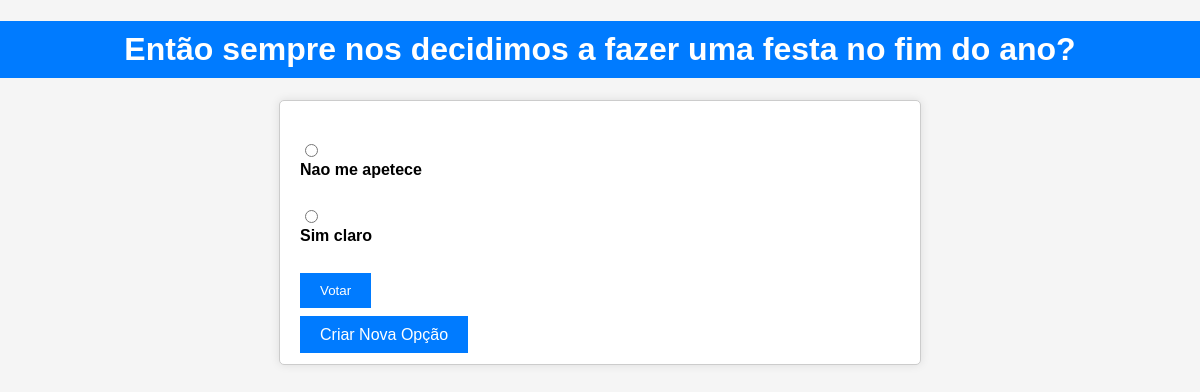
Page /votacao/1 on the committed database.
### votacao/models.py (models this page shows, shortened)
class Questao(models.Model):
    questao_texto = models.CharField(max_length=200)
    pub_data = models.DateTimeField('data de publicacao')

class Opcao(models.Model):
    questao = models.ForeignKey(Questao, on_delete=models.CASCADE)
    opcao_texto = models.CharField(max_length=200)
    votos = models.IntegerField(default=0)

### votacao/views.py (the view)
# urls.py: path('<int:questao_id>', views.detalhe, name='detalhe'),
def detalhe(request, questao_id):
    questao = get_object_or_404(Questao, pk=questao_id)
    return render(request, 'votacao/detalhe.html', {'questao': questao})

### votacao/templates/votacao/detalhe.html (shortened to what this page needs)
<!DOCTYPE html>
{% load static %}
<html lang="en">
<head>
    <link rel="stylesheet" type="text/css" href="{% static 'votacao/detalhe_styles.css' %}">
</head>
<body>
    <h1>{{ questao.questao_texto }}</h1>
    <div class="container">
        <form action="{% url 'votacao:voto' questao.id %}" method="post">
            {% for opcao in questao.opcao_set.all %}
                <input type="radio" name="opcao" id="opcao{{ forloop.counter }}" value="{{ opcao.id }}" />
                <label for="opcao{{ forloop.counter }}">{{ opcao.opcao_texto }}</label><br />
            {% endfor %}
            <input type="submit" value="Votar" />
        </form>
        <br>
        <a href="{% url 'votacao:criaropcao' questao_id=questao.id %}" class="create-button"> Criar Nova Opção</a>
    </div>
</body>
</html>

### votacao/static/votacao/detalhe_styles.css (style rules this page uses)
body { font-family: Arial, sans-serif; background-color: #f5f5f5; margin: 0; padding: 0; }
h1 { background-color: #007bff; color: #fff; padding: 10px; text-align: center; }
.container { max-width: 600px; margin: 20px auto; padding: 20px; background-color: #fff; border: 1px solid #ccc; border-radius: 5px; box-shadow: 0 0 10px rgba(0, 0, 0, 0.1); }
form { margin-top: 20px; }
label { display: block; margin-bottom: 10px; font-weight: bold; }
input[type="radio"] { margin-right: 5px; }
input[type="submit"] { background-color: #007bff; color: #fff; border: none; padding: 10px 20px; cursor: pointer; }
.create-button { background-color: #007bff; color: #fff; border: none; padding: 10px 20px; cursor: pointer; text-decoration: none; }

### rows in the picture
Questao: questao_texto "Então sempre nos decidimos a fazer uma festa no fim do ano?"
Opcao: opcao_texto "Nao me apetece"
Opcao: opcao_texto "Sim claro"
